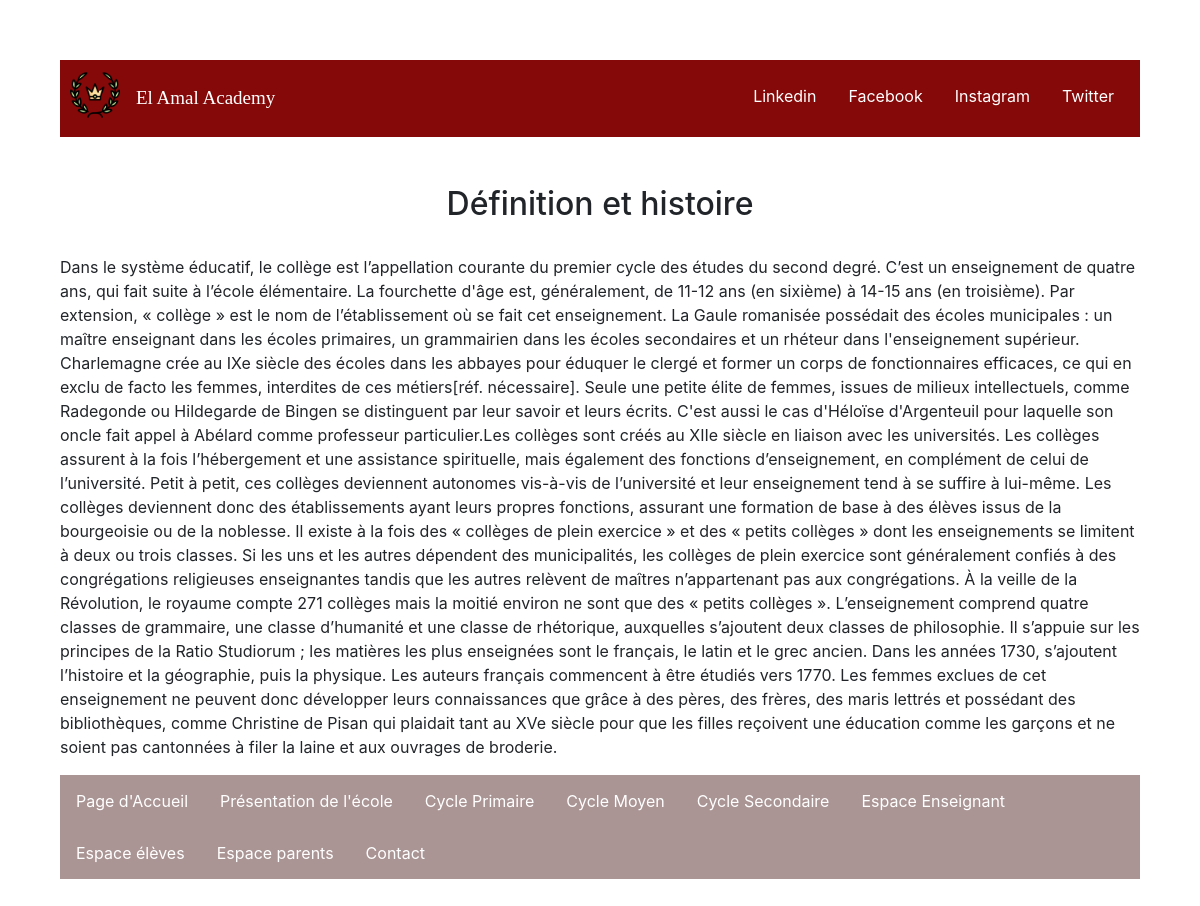
The page /views/informationPratiqueM.php on the database its author committed.
### tables this page shows
CREATE TABLE IF NOT EXISTS `infopratique` (
  `id` int(11) NOT NULL AUTO_INCREMENT,
  `titre` varchar(255) NOT NULL,
  `description` text NOT NULL,
  `idtype` int(11) NOT NULL,
  PRIMARY KEY (`id`),
  KEY `infopratique_ibfk_1` (`idtype`)
);

### controllers/ControllerInfoPratiqueM.php (called while the page is built)
<?php
$relativePath = $_SERVER['DOCUMENT_ROOT'];
require_once($relativePath.'/Latreche_Mohamed_Cherif_Zouaoui_SIL1/views/informationPratiqueM.php');
require_once($relativePath.'/Latreche_Mohamed_Cherif_Zouaoui_SIL1/models/infoPratiqueModel.php');
class ControllerInfoPratiqueM {
    public function getInfo($id) {
        $aView = new infoPratiqueModel();
        $rslt=$aView->getInfo($id);
        return $rslt;
    }
    public function afficher() {
        $aView = new informationPratiqueM();
        $aView->afficherPage();
    }
}
$control = new ControllerInfoPratiqueM();
$control->afficher();
?>

### models/infoPratiqueModel.php (called while the page is built)
<?php
$relativePath = $_SERVER['DOCUMENT_ROOT'];
require_once($relativePath.'/Latreche_Mohamed_Cherif_Zouaoui_SIL1/controllers/ControllerInfoPratiqueM.php');
class infoPratiqueModel {
    private $db="mysql:dbname=tdw;hostname=127.0.0.1;";
    private $busername = "root";
    private $bpassword = "";
    private function connexion($db,$busername,$bpassword) {
                try {
                    $conn = new PDO($db, $busername, $bpassword);
                    $conn->exec("SET CHARACTER SET utf8");
                }
                catch(PDOException $e)
                {
                    echo "Connection failed: " . $e->getMessage();
                    exit();
                }
                return $conn;
    }
    public function getInfo($id) {
        $conn=$this->connexion($this->db,$this->busername,$this->bpassword);
        $sql = $conn->prepare("SELECT titre, description FROM infopratique where idtype=?");
        $sql->execute(array($id));
        return $sql;
    }
}
?>

### views/informationPratiqueM.php (the view, shortened to what this page needs)
<?php
$relativePath = $_SERVER['DOCUMENT_ROOT'];
require_once($relativePath.'/Latreche_Mohamed_Cherif_Zouaoui_SIL1/controllers/ControllerInfoPratiqueM.php');
class informationPratiqueM {
    public function head() {
        ?>
        <head>
            <link rel="stylesheet" href="../css/gestionEdt.css">
            <link rel="stylesheet" href="https://maxcdn.bootstrapcdn.com/bootstrap/4.5.2/css/bootstrap.min.css">
        </head>
        <?php
    }
    public function navBar() {
        ?>
        <ul class="topnav">
            <li class="left"><img src="../images/logos/laurel.png"></li>
            <li class="middle"><a href="../index.php">El Amal Academy</a></li>
            <li class="right"><a href="#twitter">Twitter</a></li>
            <li class="right"><a href="#instagram">Instagram</a></li>
            <li class="right"><a href="#facebook">Facebook</a></li>
            <li class="right"><a href="#linkedin">Linkedin</a></li>
        </ul>
<br><br>
<?php
    }
        ?>
<?php
    public function contenu() {
        $controller = new ControllerInfoPratiqueM();
        $query = $controller->getInfo(3);
        while($row=$query->fetch()) {
            echo
            "<h2>" . $row["titre"] . "</h2>" .
            "<br>".
            "<p>" . $row["description"] . "</p>" ;
        }
    }
    public function footer() {
        ?>
        <footer class=footer">
            <ul>
                <li><a href="../index.php">Page d'Accueil</a></li>
                <li><a href="../controllers/ControllerPresentation.php">Présentation de l'école</a></li>
                <li><a class="optional" href="../controllers/ControllerCyclePrimaire.php">Cycle Primaire</a></li>
                <li><a class="optional" href="../controllers/ControllerCycleMoyen.php">Cycle Moyen</a></li>
                <li><a class="optional" href="../controllers/ControllerCycleSec.php">Cycle Secondaire</a></li>
                <li><a class="optional" href="../controllers/ControllerEspaceEns.php">Espace Enseignant</a></li>
                <li><a href="../controllers/espaceEleveController.php">Espace élèves</a></li>
                <li><a href="../controllers/ControllerEspaceParent.php">Espace parents</a></li>
                <li><a href="../controllers/contactController.php">Contact</a></li>
            </ul>
        </footer>
        <?php
    }
    public function aBody() {
        ?>
        <body>
        <?php
            $this->navBar();
            $this->contenu();
            $this->footer();
            echo '</body>';
    }
    public function afficherPage() {
        echo '<html>';
        $this->head();
        $this->aBody();
        echo '</html>';
    }
}

### css/gestionEdt.css (style rules this page uses)
ul.topnav { list-style-type: none; margin: 0; padding: 10px; overflow: hidden; background-color: #850909; }
ul.topnav li { float: left; }
ul.topnav li a { display: block; color: white; text-align: center; padding: 14px 16px; text-decoration: none; }
ul.topnav li.right { float: right; }
ul.topnav li.middle { text-align: right; font-size: 19px; font-family: 'Times New Roman', Times, serif; }
.topnav img { width: 50px; height: 50px; float: left; }
body { margin: 5%; padding: 5%; }
ul > li { float: left; }
ul > li a { display: block; color: white; text-align: center; padding: 14px 16px; text-decoration: none; }
footer > ul { list-style-type: none; margin: 0; padding: 0; overflow: hidden; background-color: #aa9494; }
h2 { text-align: center; }

### rows shown on the page
infopratique: titre "Définition et histoire", description "Dans le système éducatif, le collège est l’appellation courante du premier cycle des études du second degré. C’est un enseignement de quatre ans, qui fait suite à l’école élémentaire. La fourchette d'âge est, généralement, de 11-12 ans (en sixième) à 14-15 ans (en troisième). Par extension, « collège » est le nom de l’établissement où se fait cet enseignement. La Gaule romanisée possédait des écoles municipales : un maître enseignant dans les écoles primaires, un grammairien dans les écoles secondaires et un rhéteur dans l'enseignement supérieur. Charlemagne crée au IXe siècle des écoles dans les abbayes pour éduquer le clergé et former un corps de fonctionnaires efficaces, ce qui en exclu…"
